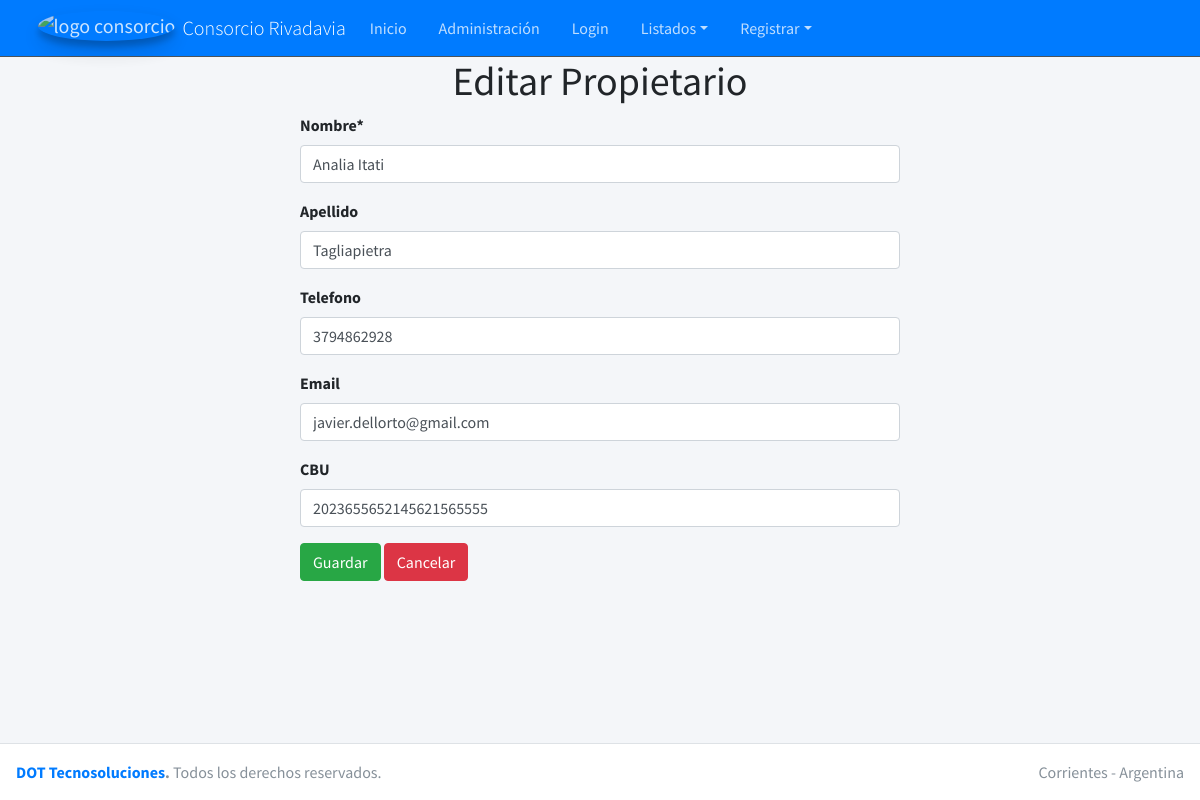
Before: /consorcio/editar_propietario/5 with the older database file.
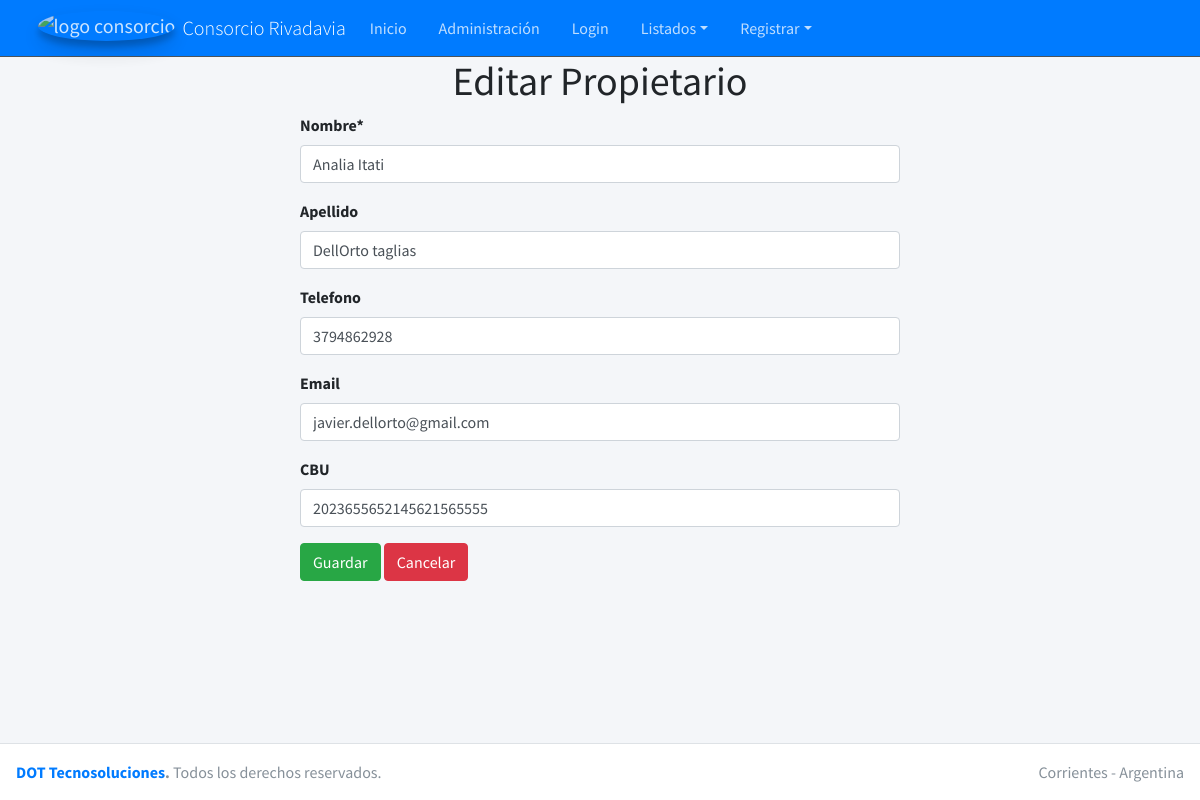
After: the same page with the newer database file.
### casa/models.py (models this page shows, shortened)
class Propietario(models.Model):
    nombre = models.CharField(max_length=30)
    apellido = models.CharField(max_length=30, blank=True)
    telefono = models.CharField(max_length=10, blank=True, null=True)
    email = models.EmailField(blank=True, null=True)
    CBU = models.CharField(max_length=22, blank=True, null=True)
    creado = models.DateTimeField(auto_now_add=True)
    modificado = models.DateTimeField(auto_now=True)
    class Meta:
        ordering = ['nombre']
        verbose_name = 'Propietarios'
        verbose_name_plural = "Propietarios"

### casa/views.py (the view)
# urls.py: path('editar_propietario/<int:id_propietario>', views.FormularioPropietarioView.editar_propietario, name='editarpropietario'),
    def editar_propietario(request, id_propietario):
        propietario = Propietario.objects.filter(id=id_propietario).first()
        form = FormularioPropietario(instance = propietario)
        return render(request, 'editarpropietario.html', {'form':form, 'propietario':propietario})

### casa/forms.py
class FormularioPropietario(forms.ModelForm):
    class Meta:
        model = Propietario
        fields = '__all__'

### casa/templates/editarpropietario.html (shortened to what this page needs)
{% extends 'home.html' %}
{% load crispy_forms_tags %}
{% block content %}
<h1 class="text-center">Editar Propietario</h1>
<form action=" {% url 'actualizarpropietario' propietario.id %}" method="POST">
  <div style="width: 50%; margin: auto">
    {{form | crispy}}
    <button type="submit" class="btn btn-success">Guardar</button>
    <a href="{% url 'propietarios' %}" class="btn btn-danger">Cancelar</a>
  </div>
</form>
{% endblock %}

Changed rows visible on the page:
changed Propietario "Analia Itati": apellido "Tagliapietra" → "DellOrto taglias"
